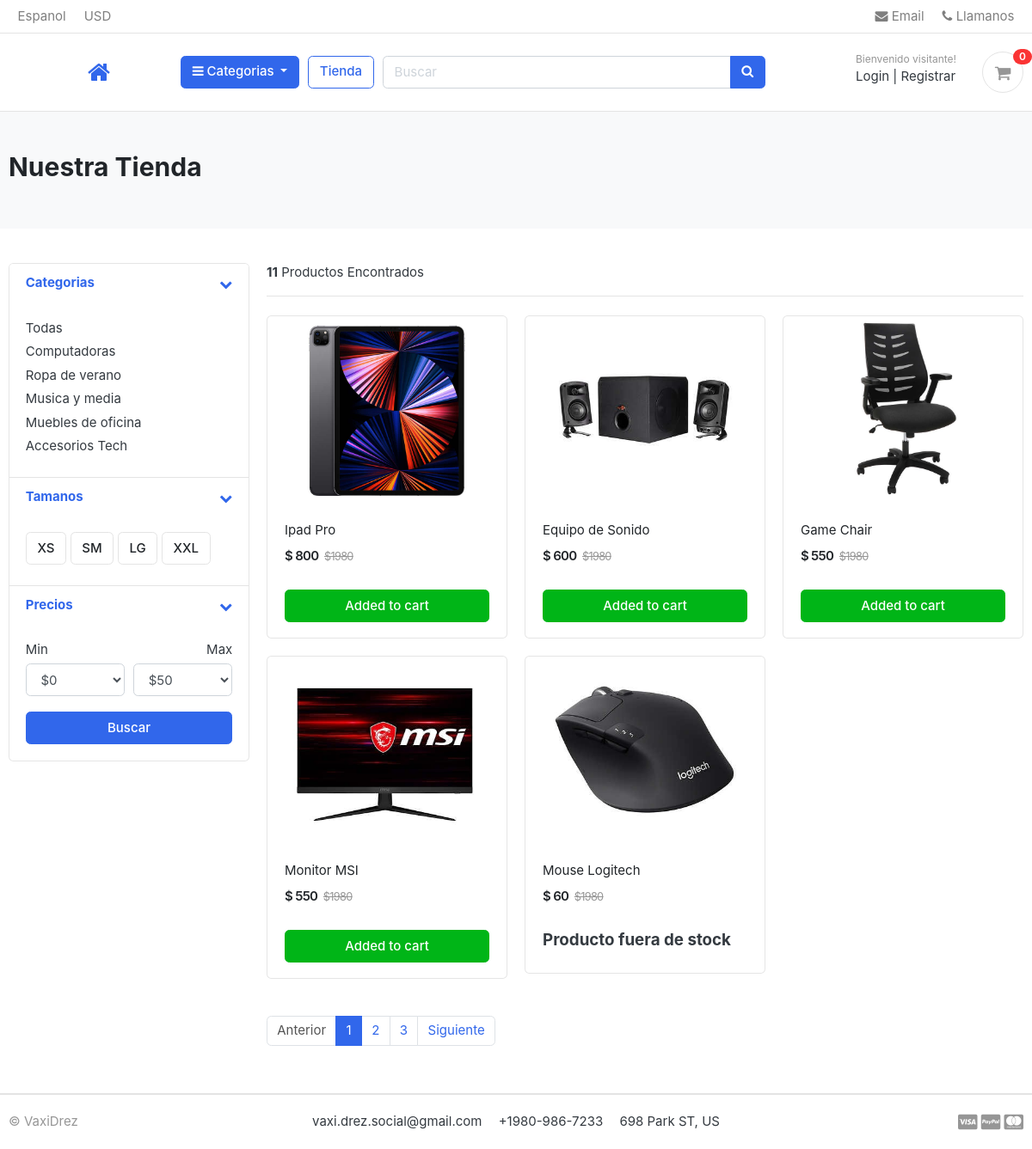
/store/, run on the app's committed database.
### category/models.py (models this page shows, shortened)
class Category(models.Model):
    category_name = models.CharField(max_length=20, unique=True)
    description = models.CharField(max_length=255, blank=True)
    slug = models.CharField(max_length=100, unique=True)
    cat_image = models.ImageField(upload_to='photos/categories', blank=True)
    class Meta:
        verbose_name = 'category'
        verbose_name_plural = 'categories'
    def get_url(self):
        return reverse('products_by_category', args=[self.slug])

### store/models.py (models this page shows, shortened)
class Product(models.Model):
    product_name = models.CharField(max_length=200, unique=True)
    slug = models.CharField(max_length=200, unique=True)
    description = models.TextField(max_length=500, blank=True)
    price = models.IntegerField()
    images = models.ImageField(upload_to='photos/products')
    stock = models.IntegerField()
    is_available = models.BooleanField(default=True)
    category = models.ForeignKey(Category, on_delete=models.CASCADE)
    create_date = models.DateTimeField(auto_now_add=True)
    modified_date = models.DateTimeField(auto_now=True)
    def get_url(self):
        return reverse('product_detail', args=[self.category.slug, self.slug])

### store/views.py (the view)
# urls.py: path('store/', include('store.urls')),
def store(request, category_slug=None):
    categories = None
    products = None
    if category_slug != None:
        categories = get_object_or_404(Category, slug=category_slug)
        products = Product.objects.filter(category=categories, is_available=True).order_by('-create_date')
        paginator = Paginator(products, 5)
        page = request.GET.get('page')
        paged_products = paginator.get_page(page)
        product_count = products.count()
    else:
        products = Product.objects.all().filter(is_available=True).order_by('-create_date')
        paginator = Paginator(products, 5)
        page = request.GET.get('page')
        paged_products = paginator.get_page(page)
        product_count = products.count()
    context = {
        'products':paged_products,
        'product_count':product_count,
    }
    return render(request, 'store/store.html', context)

### carts/context_processors.py (called while the page is built)
def counter(request):
    cart_count = 0
    try:
        cart = Cart.objects.filter(cart_id=_cart_id(request))
        if request.user.is_authenticated:
            cart_items = CartItem.objects.all().filter(user=request.user)
        else:
            cart_items = CartItem.objects.all().filter(cart=cart[:1])
        for item in cart_items:
            cart_count += item.quantity
    except Cart.DoesNotExist:
        cart_count = 0
    return dict(cart_count=cart_count)

### carts/views.py (called while the page is built)
def _cart_id(request):
    cart = request.session.session_key
    if not cart:
        cart = request.session.create()
    return cart

### category/context_processors.py (called while the page is built)
def menu_links(request):
    links = Category.objects.all()
    return dict(links=links)

### templates/store/store.html (shortened to what this page needs)
{% extends 'base.html' %} {% block content %}
<section class="section-pagetop bg">
  <div class="container">
    <h2 class="title-page">Nuestra Tienda</h2>
  </div>
</section>
<section class="section-content padding-y">
  <div class="container">
    <div class="row">
      <aside class="col-md-3">
        <div class="card">
          <article class="filter-group">
            <header class="card-header">
              <a
                href="#"
                data-toggle="collapse"
                data-target="#collapse_1"
                aria-expanded="true"
                class=""
              >
                <i class="icon-control fa fa-chevron-down"></i>
                <h6 class="title">Categorias</h6>
              </a>
            </header>
            <div class="filter-content collapse show" id="collapse_1" style="">
              <div class="card-body">
                <ul class="list-menu">
                  <li><a href="{% url 'store' %}"> Todas </a></li>
                  {% for link in links %}
                  <li><a href="{{link.get_url}}">{{link.category_name}} </a></li>
                  {% endfor %}
                </ul>
              </div>
            </div>
          </article>
          <article class="filter-group">
            <header class="card-header">
              <a
                href="#"
                data-toggle="collapse"
                data-target="#collapse_4"
                aria-expanded="true"
                class=""
              >
                <i class="icon-control fa fa-chevron-down"></i>
                <h6 class="title">Tamanos</h6>
              </a>
            </header>
            <div class="filter-content collapse show" id="collapse_4" style="">
              <div class="card-body">
                <label class="checkbox-btn">
                  <span class="btn btn-light"> XS </span>
                </label>
                <label class="checkbox-btn">
                  <span class="btn btn-light"> SM </span>
                </label>
                <label class="checkbox-btn">
                  <span class="btn btn-light"> LG </span>
                </label>
                <label class="checkbox-btn">
                  <span class="btn btn-light"> XXL </span>
                </label>
              </div>
            </div>
          </article>
          <article class="filter-group">
            <header class="card-header">
              <a
                href="#"
                data-toggle="collapse"
                data-target="#collapse_3"
                aria-expanded="true"
                class=""
              >
                <i class="icon-control fa fa-chevron-down"></i>
                <h6 class="title">Precios</h6>
              </a>
            </header>
            <div class="filter-content collapse show" id="collapse_3" style="">
              <div class="card-body">
                <div class="form-row">
                  <div class="form-group col-md-6">
                    <label>Min</label>
                    <select class="mr-2 form-control">
                      <option value="0">$0</option>
                    </select>
                  </div>
                  <div class="form-group text-right col-md-6">
                    <label>Max</label>
                    <select class="mr-2 form-control">
                      <option value="50">$50</option>
                    </select>
                  </div>
                </div>
                <button class="btn btn-block btn-primary">Buscar</button>
              </div>
            </div>
          </article>
        </div>
      </aside>
      <main class="col-md-9">
        <header class="border-bottom mb-4 pb-3">
          <div class="form-inline">
            <span class="mr-md-auto"> <b>{{product_count}}</b> Productos Encontrados </span>
          </div>
        </header>
        <div class="row">
          {% if products %}
          {% for product in products %}
          <div class="col-md-4">
            <figure class="card card-product-grid">
              <div class="img-wrap">
                <a href='{{ product.get_url }}'><img src='{{product.images.url}}' /></a>
              </div>
              <figcaption class="info-wrap">
                <div class="fix-height">
                  <a href="{{ product.get_url }}" class="title"
                    >{{product.product_name}}</a
                  >
                  <div class="price-wrap mt-2">
                    <span class="price">$ {{product.price}}</span>
                    <del class="price-old">$1980</del>
                  </div>
                </div>
                {% if product.stock > 0 %}
                  <a href="{% url 'add_cart' product.id %}" class="btn btn-block btn-success">Added to cart </a>
                {% else %}
                  <h5>Producto fuera de stock</h5>
                {% endif %}
              </figcaption>
            </figure>
          </div>
          {% endfor %}
          {% else %}
          <h2>No se encontraron resultados para la busqueda</h2>
          {% endif %}
        </div>
        <nav class="mt-4" aria-label="Page navigation sample">
          {% if products.has_other_pages %}
          <ul class="pagination">
            {% if products.has_previous %}
            <li class="page-item">
              <a class="page-link" href="?page={{products.previous_page_number}}">Anterior</a>
            </li>
            {% else %}
            <li class="page-item disabled">
              <a class="page-link" href="#">Anterior</a>
            </li>
            {% endif %}
            {% for i in products.paginator.page_range %}
            {% if products.number == i %}
            <li class="page-item active">
              <a class="page-link" href="#">{{i}}</a>
            </li>
            {% else %}
              <a class="page-link" href="?page={{i}}">{{i}}</a>
            {% endif %}
            {% endfor %}
            {% if products.has_next %}
            <li class="page-item">
              <a class="page-link" href="?page={{products.next_page_number}}">Siguiente</a>
            </li>
            {% else %}
            <li class="page-item disabled">
              <a class="page-link" href="#">Siguiente</a>
            </li>
            {% endif %}
          </ul>
          {% endif %}
        </nav>
      </main>
    </div>
  </div>
</section>
{% endblock %}

### static/css/ui.css (style rules this page uses)
html { font-family: "Inter", sans-serif; font-size: 15px; }
.img-wrap { text-align: center; display: block; }
.img-wrap img { max-width: 100%; }
.price-wrap { letter-spacing: -0.7px; }
.padding-y { padding-top: 40px; padding-bottom: 40px; }
figure { margin-bottom: 0; }
article:after, .form-group:after { display: block; clear: both; content: ""; }
.bg { background-color: #f8f9fa; }
.title-page { color: #212529; }
.btn-light { background-color: #fff; border-color: #e4e4e4; }
[class*=list-] li:after { visibility: hidden; display: block; content: ""; overflow: hidden; height: 0; clear: both; }
.list-menu { list-style: none; margin: 0; padding-left: 0; }
.list-menu li { margin-bottom: 5px; }
.list-menu a { color: #343a40; }
[class*=card-product] a.title { color: #212529; display: block; }
[class*=card-product] .img-wrap { overflow: hidden; position: relative; }
[class*=card-product] .img-wrap img { height: 100%; max-width: 100%; width: auto; display: inline-block; -o-object-fit: cover; object-fit: cover; }
.card-product-grid { margin-bottom: 20px; }
.card-product-grid .img-wrap { border-radius: 0.2rem 0.2rem 0 0; height: 220px; }
.card-product-grid .info-wrap { overflow: hidden; padding: 18px 20px; }
.card-product-grid .fix-height { height: 80px; overflow: hidden; }
.card .img-wrap { overflow: hidden; }
.price { font-weight: 600; color: #212529; }
.price-old { color: #969696; margin-left: 3px; font-size: 85%; }
.icon-control { margin-top: 5px; float: right; font-size: 80%; }
.card-header .title { margin-bottom: 0; line-height: 1.5; }
.filter-group { border-bottom: 1px solid #e4e4e4; }
.filter-group .card-header { border-bottom: 0; }
.filter-group:last-child { border-bottom: 0; }
.checkbox-btn { position: relative; }
.section-pagetop { padding: 45px 0; }

### data on the page
Category: category_name "Computadoras"
Category: category_name "Ropa de verano"
Category: category_name "Musica y media"
Category: category_name "Muebles de oficina"
Category: category_name "Accesorios Tech"
Product: images (picture), product_name "Ipad Pro", price "800", stock "Added to cart"
Product: images (picture), product_name "Equipo de Sonido", price "600", stock "Added to cart"
Product: images (picture), product_name "Game Chair", price "550", stock "Added to cart"
Product: images (picture), product_name "Monitor MSI", price "550", stock "Added to cart"
Product: images (picture), product_name "Mouse Logitech", price "60", stock "Producto fuera de stock"

### other printed values
{{ cart_count }} "0"
{{ product_count }} "11"
{{ i }} "1"
{{ i }} "2" "3"
